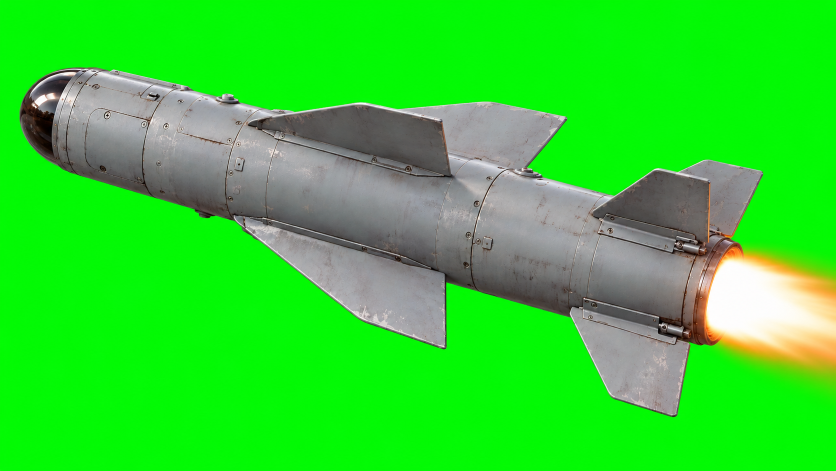
#> input picture assets/originals/weapons/agm_flight.png, 1672 x 941 px, given in place of jdam.png, which was not available (shown at 1/2 size)
$ python make_weapons.py
#> lines starting #> are read from the running program, lines starting #| are printed output that depends on the picture
"""The weapons' pictures for the observer's film (src/game/11b-observer.js): the owner's side views on green
(assets/originals/weapons) keyed out, the green spill taken off their edges, cropped to the weapon, nose to the left,
and written with their alpha (sprites/weapons/<id>.webp, 768 px long). Each is laid along its weapon as it flies,
turned about its own axis to face the camera.

  python3 tools/make_weapons.py
"""
import pathlib
import numpy as np
from PIL import Image

root = pathlib.Path(__file__).resolve().parent.parent
src, out = root / 'assets' / 'originals' / 'weapons', root / 'sprites' / 'weapons'
out.mkdir(parents=True, exist_ok=True)
# the game's weapon: its picture (the side views only; agm_flight's three-quarter view and the others are kept for later)
USE = {'jdam': 'jdam', 'lgb': 'lgb', 'agm': 'agm_side', 'aam_long': 'aam_long', 'aam_short': 'aam_short'}
LONG = 768

for gid, name in USE.items():
    im = np.asarray(Image.open(src / (name + '.png')).convert('RGB')).astype(np.float32)
    r, g, b = im[..., 0], im[..., 1], im[..., 2]
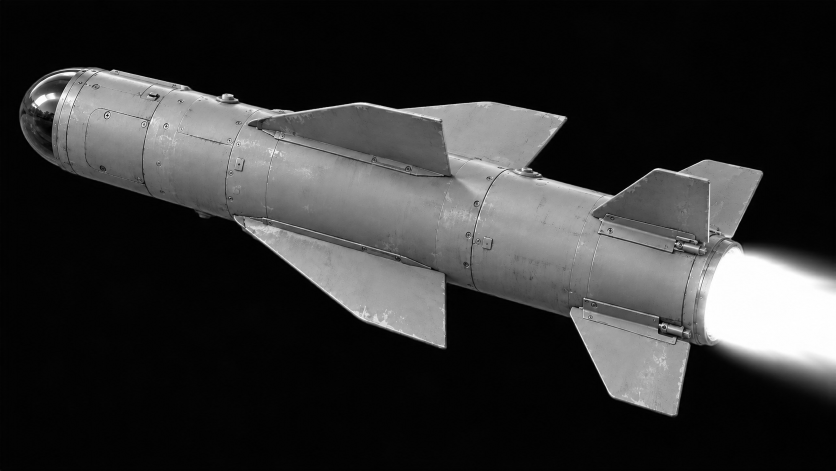
#> r: shape (941, 1672) float32 (shown at 1/2 size); min 0, max 255, mean 50
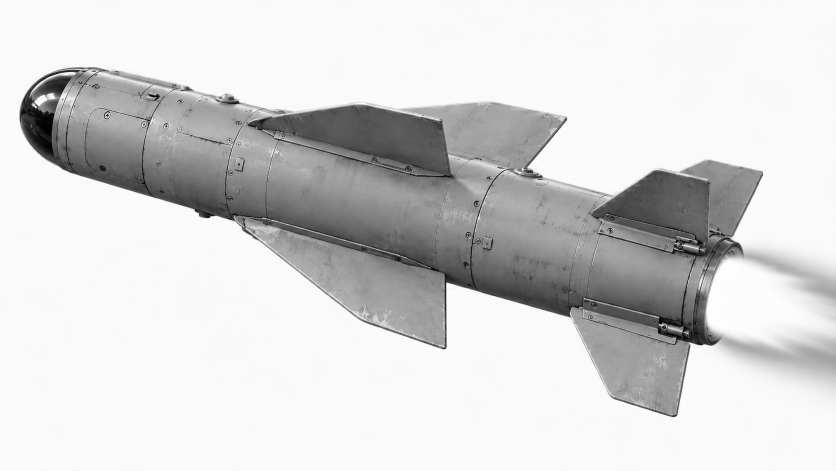
#> g: shape (941, 1672) float32 (shown at 1/2 size); min 0, max 255, mean 212.8
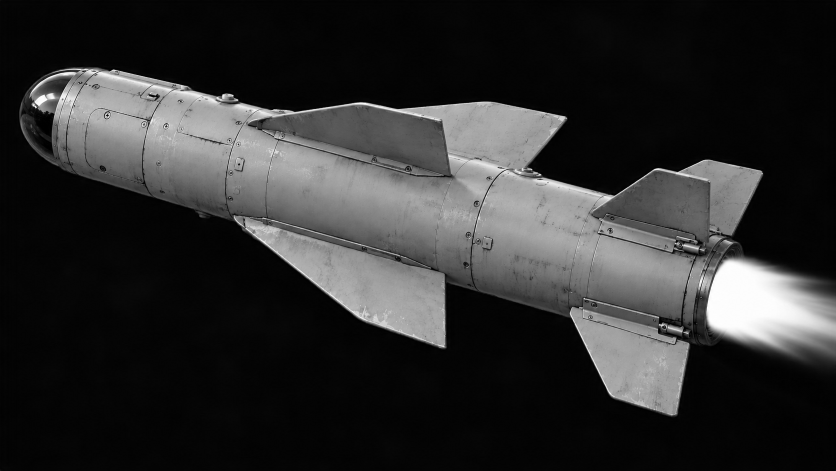
#> b: shape (941, 1672) float32 (shown at 1/2 size); min 0, max 255, mean 46.8
    # how green over the other two: the screen is (3, 249, 4); the weapons are greys, olive drab and metal
    k = g - np.maximum(r, b)
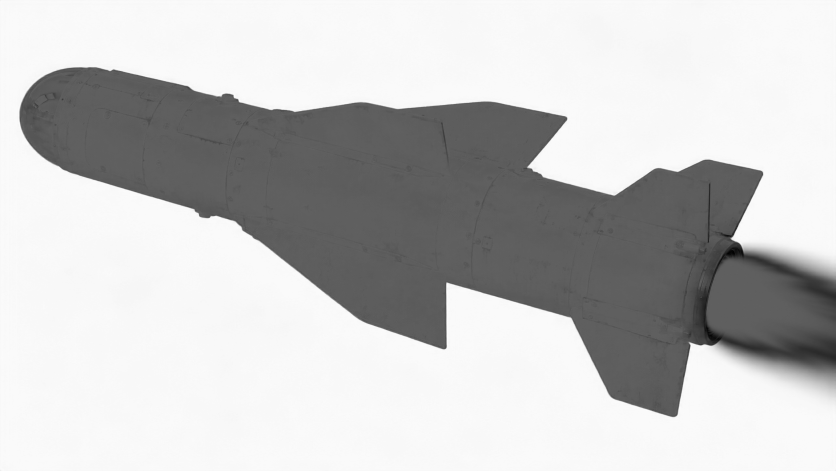
#> k: shape (941, 1672) float32 (shown at 1/2 size); min -153, max 255, mean 161.3; drawn with min black and max white
    a = np.clip(1 - (k - 25) / 70, 0, 1)
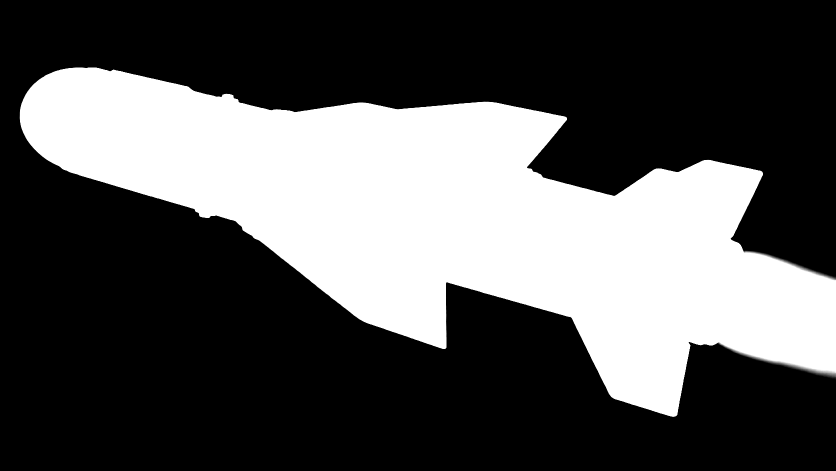
#> a: shape (941, 1672) float32 (shown at 1/2 size); min 0, max 1, mean 0.33
    # the spill: green that the edges and the metal took from the screen, brought back to the other two's level
    gn = np.where(g > np.maximum(r, b), np.minimum(g, np.maximum(r, b) * 1.02 + 3), g)
    rgba = np.dstack([r, gn, b, a * 255]).clip(0, 255).astype(np.uint8)
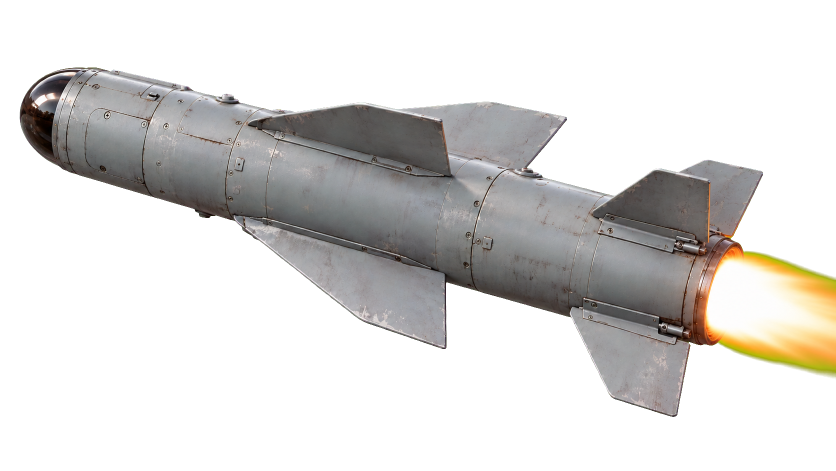
#> rgba: shape (941, 1672, 4) (shown at 1/2 size); mean of channels 0, 1, 2, 3 50, 51.4, 46.8, 84.2; transparent parts drawn white
    ys, xs = np.where(a > 0.05)
    pic = Image.fromarray(rgba).crop((xs.min(), ys.min(), xs.max() + 1, ys.max() + 1))
    w, h = pic.size
#> w = 1633; h = 699
    pic = pic.resize((LONG, max(1, round(h * LONG / w))), Image.LANCZOS)
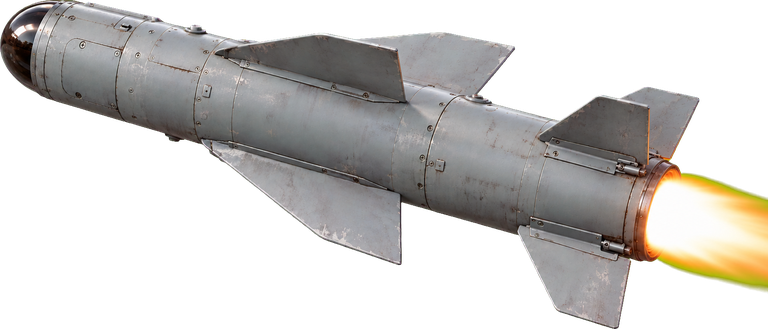
#> pic: PIL image 768x329 RGBA; mean R, G, B, A 67.1, 65, 62, 116.1; transparent parts drawn white
    pic.save(out / (gid + '.webp'), lossless=False, quality=90, alpha_quality=100, method=6)
#> (the run stopped early here; a loop or call above may not have finished)

$ run again, on assets/originals/weapons/agm_side.png
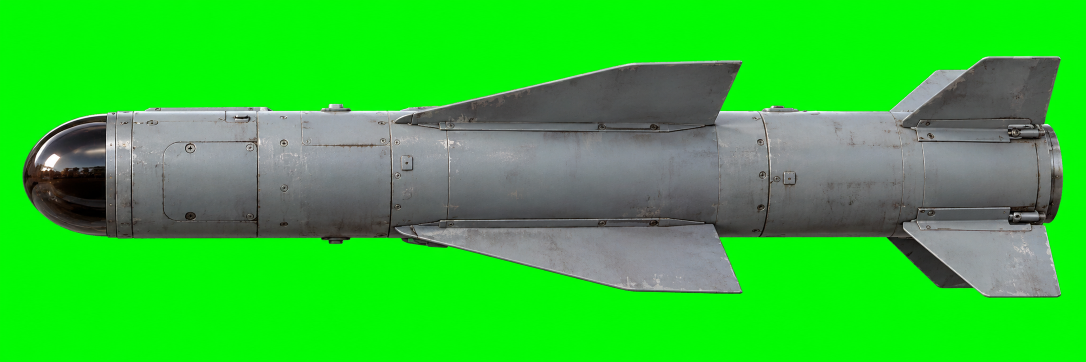
#> input picture assets/originals/weapons/agm_side.png, 2172 x 724 px, given in place of jdam.png, which was not available (shown at 1/2 size)
#> `a = np.clip(1 - (k - 25) / 70, 0, 1)`:
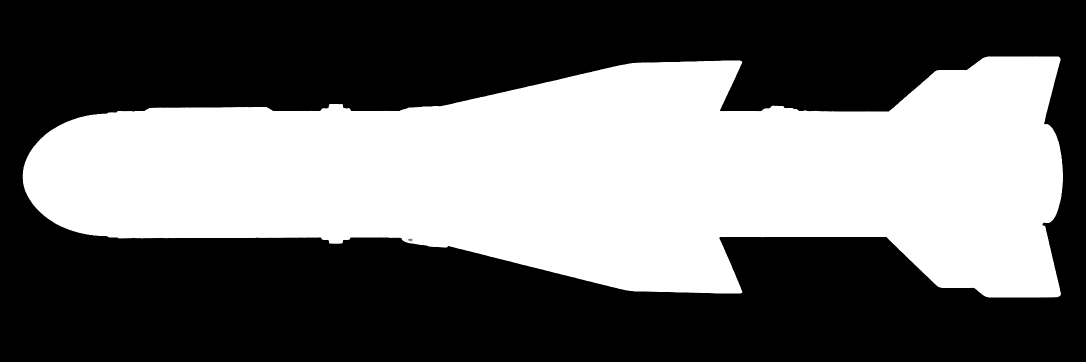
#> a: shape (724, 2172) float32 (shown at 1/2 size); min 0, max 1, mean 0.421
#> `pic = pic.resize((LONG, max(1, round(h * LONG / w))), Image.LANCZOS)`:
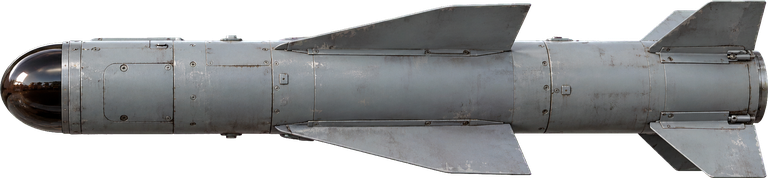
#> pic: PIL image 768x178 RGBA; mean R, G, B, A 76.7, 78, 78.9, 167.8; transparent parts drawn white

$ run again, on assets/originals/weapons/cruise.png
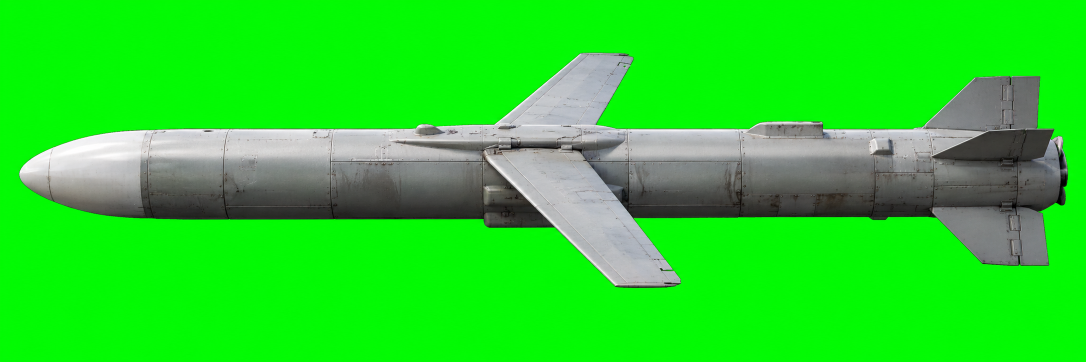
#> input picture assets/originals/weapons/cruise.png, 2172 x 724 px, given in place of jdam.png, which was not available (shown at 1/2 size)
#> `a = np.clip(1 - (k - 25) / 70, 0, 1)`:
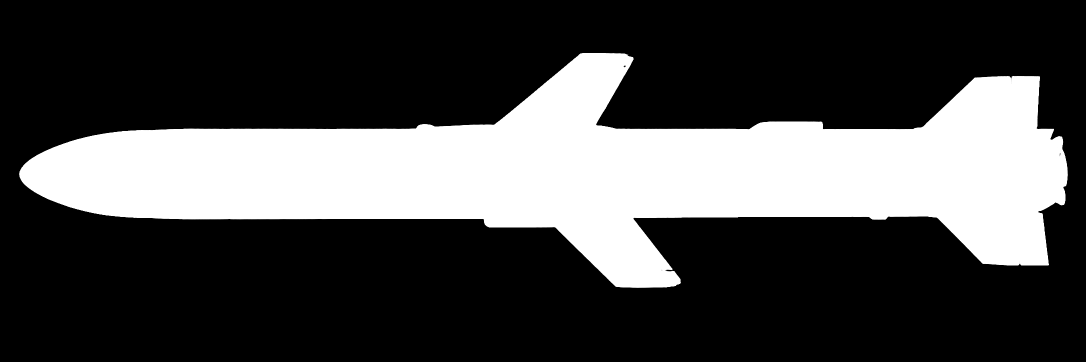
#> a: shape (724, 2172) float32 (shown at 1/2 size); min 0, max 1, mean 0.284
#> `pic = pic.resize((LONG, max(1, round(h * LONG / w))), Image.LANCZOS)`:
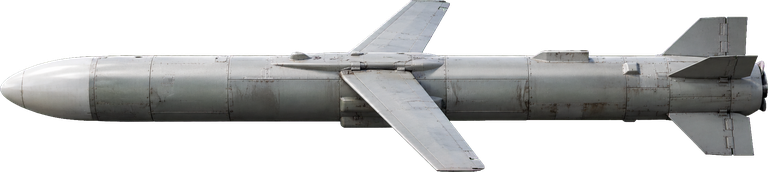
#> pic: PIL image 768x172 RGBA; mean R, G, B, A 61.4, 61.9, 61.5, 115.5; transparent parts drawn white
